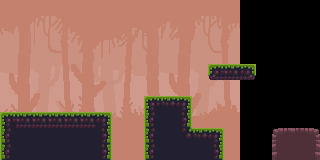

Rendered tile map (Tiled .tmx) drawn with the repository's tilesets; below, a short description and the full map source, tile grids included:
An orthogonal 20x10 tile map with 16x16 px tiles, 1 tile layer (Tile Layer 1), 2 tilesets, 1 image layer.

<map version="1.5" tiledversion="1.7.2" orientation="orthogonal" renderorder="right-down" width="20" height="10" tilewidth="16" tileheight="16" infinite="0" nextlayerid="7" nextobjectid="1">
 <editorsettings>
  <export target="map..json" format="json" />
 </editorsettings>
 <tileset firstgid="1" name="tileset" tilewidth="16" tileheight="16" tilecount="72" columns="12">
  <image source="tileset.png" width="192" height="96" />
 </tileset>
 <tileset firstgid="73" name="Backgrounds" tilewidth="240" tileheight="160" tilecount="3" columns="0">
  <grid orientation="orthogonal" width="1" height="1" />
  <tile id="0">
   <image width="240" height="160" source="background.png" />
  </tile>
  <tile id="1">
   <image width="240" height="160" source="bg_0.png" />
  </tile>
  <tile id="2">
   <image width="240" height="160" source="bg_1.png" />
  </tile>
 </tileset>
 <imagelayer id="2" name="Background">
  <image source="background.png" width="240" height="160" />
 </imagelayer>
 <layer id="1" name="Tile Layer 1" width="20" height="10">
  <data encoding="csv">
0,0,0,0,0,0,0,0,0,0,0,0,0,0,0,0,0,0,0,0,
0,0,0,0,0,0,0,0,0,0,0,0,0,0,0,0,0,0,0,0,
0,0,0,0,0,0,0,0,0,0,0,0,0,0,0,0,0,0,0,0,
0,0,0,0,0,0,0,0,0,0,0,0,0,0,0,0,0,0,0,0,
0,0,0,0,0,0,0,0,0,0,0,0,0,43,44,45,46,0,0,0,
0,0,0,0,0,0,0,0,0,0,0,0,0,0,0,0,0,0,0,0,
0,0,0,0,0,0,0,0,0,1,2,3,46,0,0,0,0,0,0,0,
1,44,44,44,44,44,3,0,0,13,14,16,17,0,0,0,0,0,0,0,
13,14,14,14,14,14,15,0,0,13,14,28,29,3,0,0,0,37,38,39,
13,14,14,14,14,14,15,0,0,13,14,14,14,15,0,0,0,49,50,51
</data>
 </layer>
</map>
